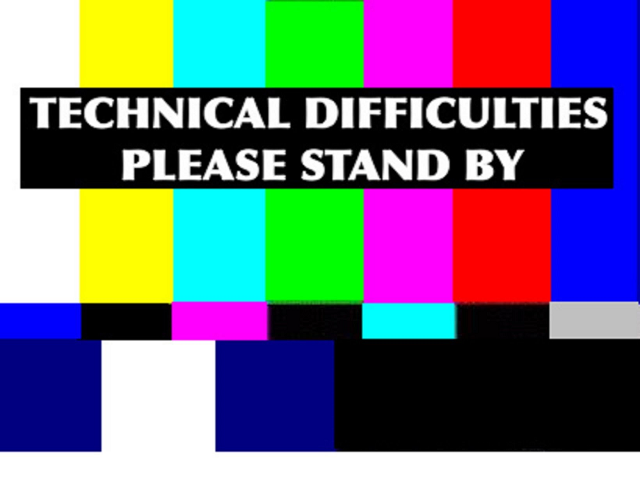
#> input picture BeaconTrackingStuff/errors.png, 640 x 480 px, given in place of the camera
$ python colorThresholdExample.py
#> lines starting #> are read from the running program, lines starting #| are printed output that depends on the picture; after the words box and inside, x2 and y2 are one past the last pixel; in counts of white or black regions, pixels touching at a corner belong together
import cv2
import numpy as np
from time import sleep

cam = cv2.VideoCapture(0)

sleep(1)

lower_H = np.array([0, 0, 0], dtype = np.uint8)
upper_H = np.array([180, 255, 255], dtype = np.uint8)
lower_BR = np.array([110, 150, 50], dtype = np.uint8)
upper_BR = np.array([130, 255, 255], dtype = np.uint8)
lower_G = np.array([50, 50, 50], dtype = np.uint8)
upper_G = np.array([70, 255, 255], dtype = np.uint8)

cv2.namedWindow('Test', cv2.WINDOW_NORMAL)
cv2.namedWindow('Base', cv2.WINDOW_NORMAL)

while True:

    _, frame = cam.read()
#> frame is the input picture: shape (480, 640, 3); mean B, G, R 122, 106.7, 106.8

    hsvBG = cv2.cvtColor(frame, cv2.COLOR_BGR2HSV)
#> hsvBG: shape (480, 640, 3); mean H, S, V 48.4, 134.6, 170.2
    hsvR = cv2.cvtColor(frame, cv2.COLOR_RGB2HSV)
#> hsvR: shape (480, 640, 3); mean H, S, V 35.9, 134.6, 170.2

    maskH = cv2.inRange(hsvBG, lower_H, upper_H)
#> maskH: shape (480, 640); every value is 255
    maskB = cv2.inRange(hsvBG, lower_BR, upper_BR)
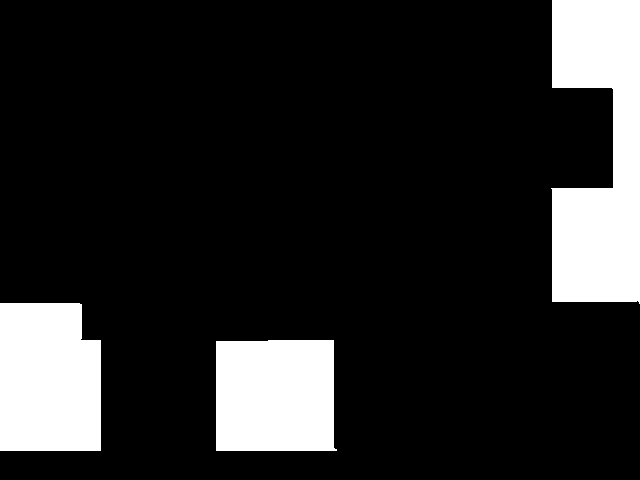
#> maskB: shape (480, 640); 15.6% white; 3 white regions, box (x1, y1, x2, y2) and area: (551, 0, 640, 304) 20479, (0, 303, 101, 451) 14242, (216, 340, 337, 451) 13053
    maskG = cv2.inRange(hsvBG, lower_G, upper_G)
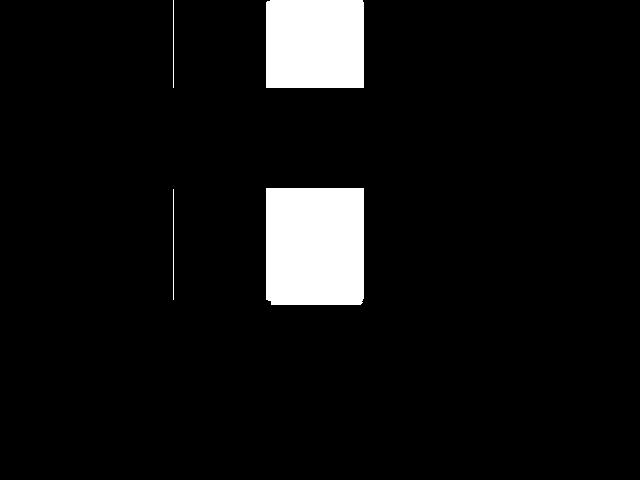
#> maskG: shape (480, 640); 6.6% white; 4 white regions, box (x1, y1, x2, y2) and area: (266, 188, 364, 305) 11434, (266, 0, 364, 88) 8617, (173, 189, 174, 300) 111, (173, 0, 174, 88) 88
    maskR = cv2.inRange(hsvR, lower_BR, upper_BR)
#> maskR: shape (480, 640); 6.5% white; 2 white regions, box (x1, y1, x2, y2) and area: (453, 188, 550, 305) 11327, (453, 0, 550, 88) 8536

    bThresh = cv2.bitwise_and(frame, frame, mask = maskB)
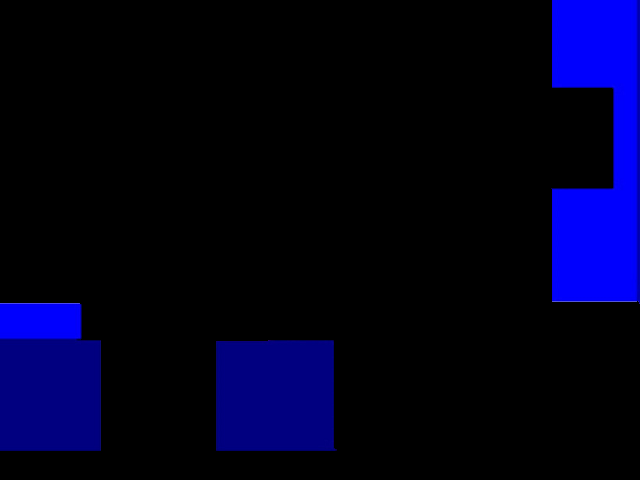
#> bThresh: shape (480, 640, 3); mean B, G, R 29, 0.1, 0.2
    gThresh = cv2.bitwise_and(frame, frame, mask = maskG)
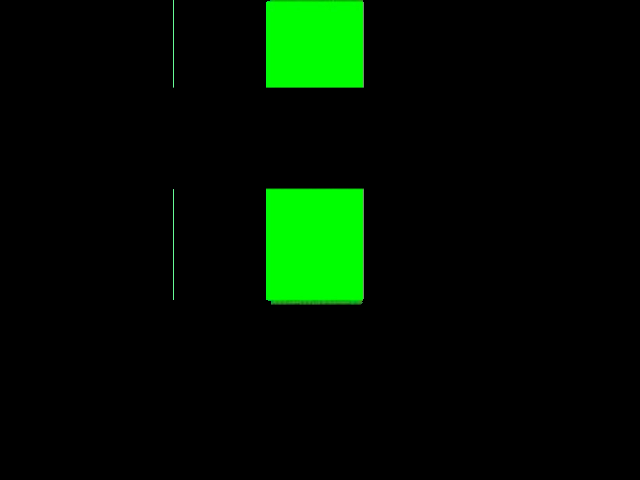
#> gThresh: shape (480, 640, 3); mean B, G, R 0.3, 16.4, 0.2
    rThresh = cv2.bitwise_and(frame, frame, mask = maskR)
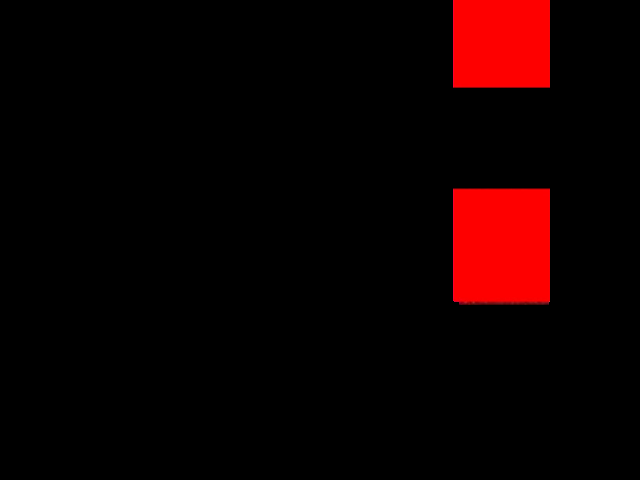
#> rThresh: shape (480, 640, 3); mean B, G, R 0.1, 0, 16.2

    bgThresh = cv2.bitwise_or(bThresh, gThresh, mask = maskH)
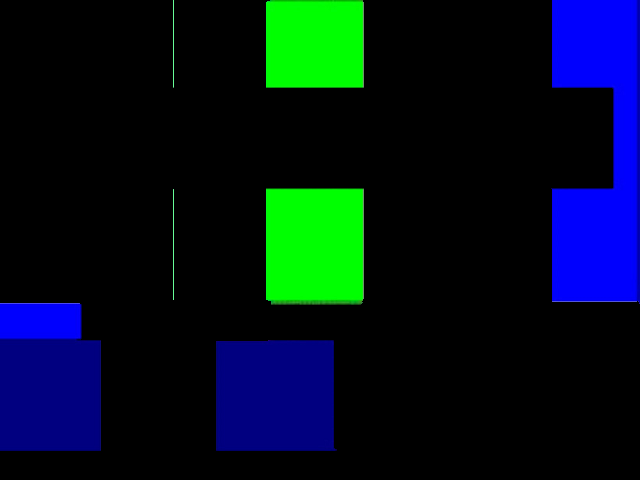
#> bgThresh: shape (480, 640, 3); mean B, G, R 29.3, 16.5, 0.4
    bgrThresh = cv2.bitwise_or(bgThresh, rThresh, mask = maskH)

    bgrThresh = cv2.dilate(bgrThresh, None, iterations = 4)
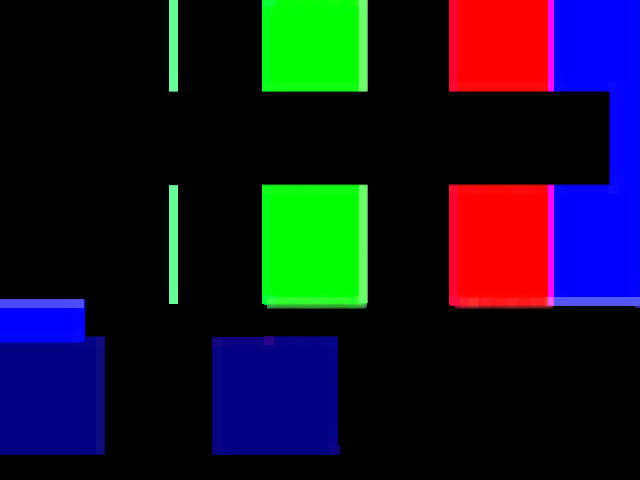
#> bgrThresh: shape (480, 640, 3); mean B, G, R 35.4, 21, 20.9
    bgrThresh = cv2.erode(bgrThresh, None, iterations = 4)

    cv2.imshow('Test', bgrThresh)
    cv2.imshow('Base', frame)

    if cv2.waitKey(30) == 27:
#> (key Esc is pressed here)
        break

cv2.destroyAllWindows()
cam.release()
